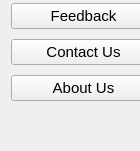
       <widget class="QWidget" name="page_5">
        <property name="geometry">
         <rect>
          <x>0</x>
          <y>0</y>
          <width>140</width>
          <height>151</height>
         </rect>
        </property>
        <attribute name="icon">
         <iconset>
          <normaloff>C:/Users/Shivam/Downloads/smartphone.png</normaloff>C:/Users/Shivam/Downloads/smartphone.png</iconset>
        </attribute>
        <attribute name="label">
         <string> Others</string>
        </attribute>
        <widget class="QWidget" name="layoutWidget_3">
         <property name="geometry">
          <rect>
           <x>-4</x>
           <y>-7</y>
           <width>160</width>
           <height>121</height>
          </rect>
         </property>
         <layout class="QVBoxLayout" name="verticalLayout_22">
          <property name="spacing">
           <number>0</number>
          </property>
          <property name="leftMargin">
           <number>15</number>
          </property>
          <property name="topMargin">
           <number>0</number>
          </property>
          <item>
           <widget class="QPushButton" name="Dashboard_7">
            <property name="font">
             <font>
              <pointsize>11</pointsize>
             </font>
            </property>
            <property name="styleSheet">
             <string notr="true">
QPushButton:checked{
background-color:rgb(30, 81, 40);
color:white;
font-weight:bold;
}

QPushButton:hover{
background-color:;
	color: rgb(0, 111, 0);
color:white;
font-weight:bold;
}</string>
            </property>
            <property name="text">
             <string>Feedback</string>
            </property>
            <property name="icon">
             <iconset>
              <normaloff>C:/Users/Shivam/Downloads/rating-removebg-preview.png</normaloff>C:/Users/Shivam/Downloads/rating-removebg-preview.png</iconset>
            </property>
            <property name="iconSize">
             <size>
              <width>25</width>
              <height>25</height>
             </size>
            </property>
            <property name="checkable">
             <bool>true</bool>
            </property>
            <property name="autoExclusive">
             <bool>true</bool>
            </property>
           </widget>
          </item>
          <item>
           <widget class="QPushButton" name="Profile_5">
            <property name="font">
             <font>
              <pointsize>11</pointsize>
             </font>
            </property>
            <property name="styleSheet">
             <string notr="true">
QPushButton:checked{
background-color:rgb(30, 81, 40);
color:white;
font-weight:bold;
}

QPushButton:hover{
background-color:;
	color: rgb(0, 111, 0);
color:white;
font-weight:bold;
}</string>
            </property>
            <property name="text">
             <string>Contact Us</string>
            </property>
            <property name="icon">
             <iconset>
              <normaloff>C:/Users/Shivam/Downloads/phone.png</normaloff>C:/Users/Shivam/Downloads/phone.png</iconset>
            </property>
            <property name="iconSize">
             <size>
              <width>30</width>
              <height>30</height>
             </size>
            </property>
            <property name="checkable">
             <bool>true</bool>
            </property>
            <property name="autoExclusive">
             <bool>true</bool>
            </property>
           </widget>
          </item>
          <item>
           <widget class="QPushButton" name="Messages_5">
            <property name="font">
             <font>
              <pointsize>11</pointsize>
             </font>
            </property>
            <property name="styleSheet">
             <string notr="true">
QPushButton:checked{
background-color:rgb(30, 81, 40);
color:white;
font-weight:bold;
}

QPushButton:hover{
background-color:;
	color: rgb(0, 111, 0);
color:white;
font-weight:bold;
}</string>
            </property>
            <property name="text">
             <string>About Us</string>
            </property>
            <property name="icon">
             <iconset>
              <normaloff>C:/Users/Shivam/Downloads/round.png</normaloff>C:/Users/Shivam/Downloads/round.png</iconset>
            </property>
            <property name="iconSize">
             <size>
              <width>25</width>
              <height>25</height>
             </size>
            </property>
            <property name="checkable">
             <bool>true</bool>
            </property>
            <property name="autoExclusive">
             <bool>true</bool>
            </property>
           </widget>
          </item>
         </layout>
        </widget>
       </widget>
